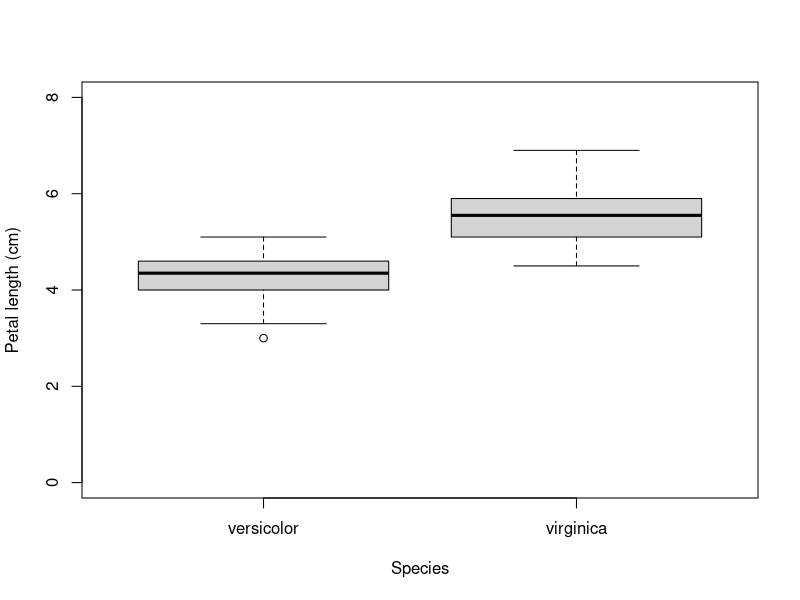
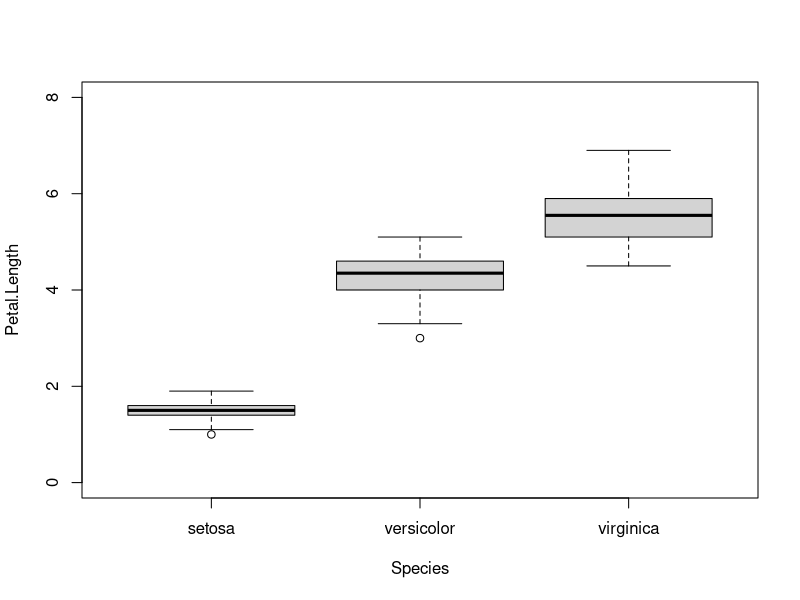
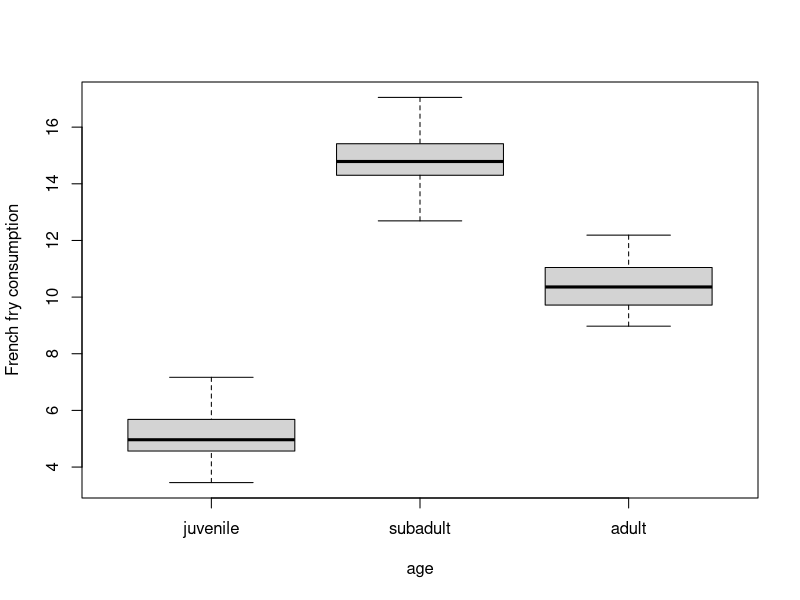
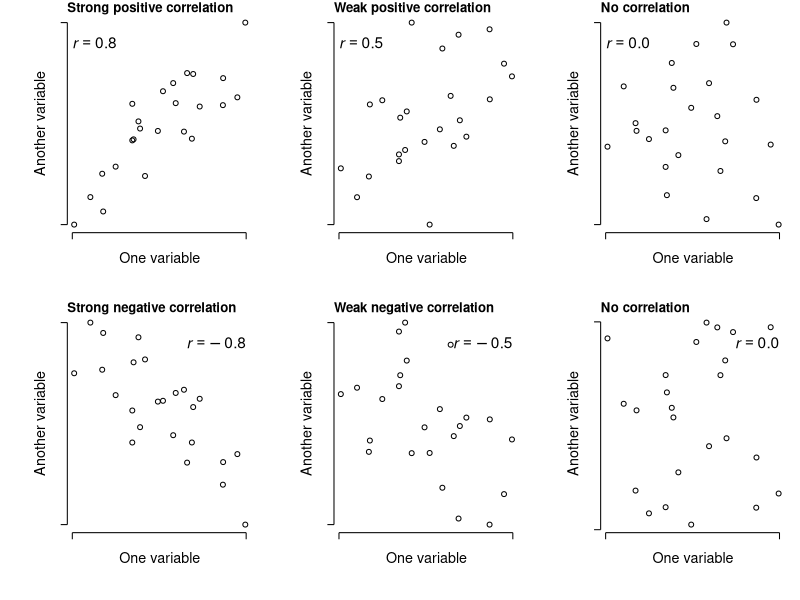
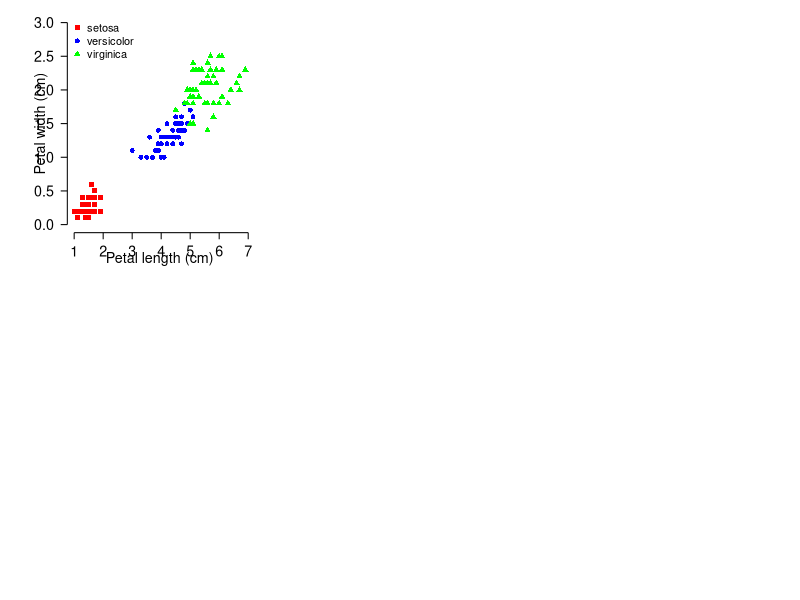
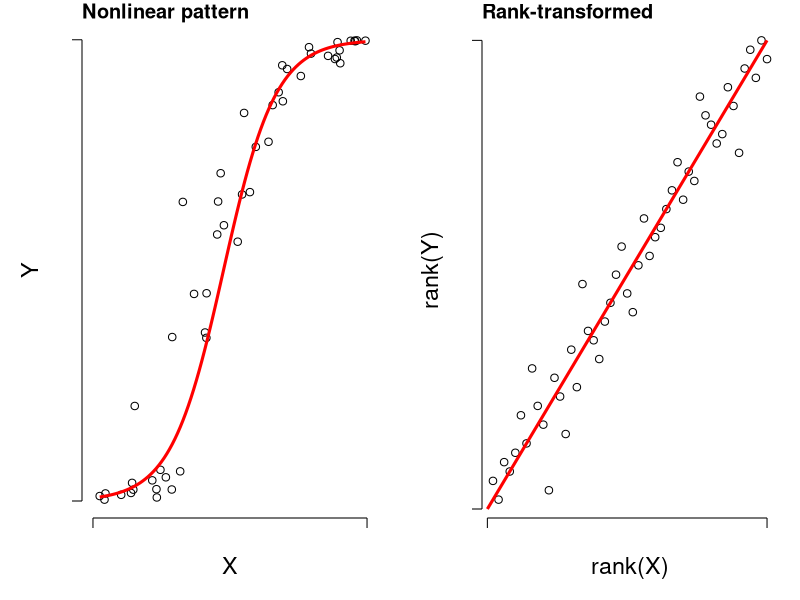
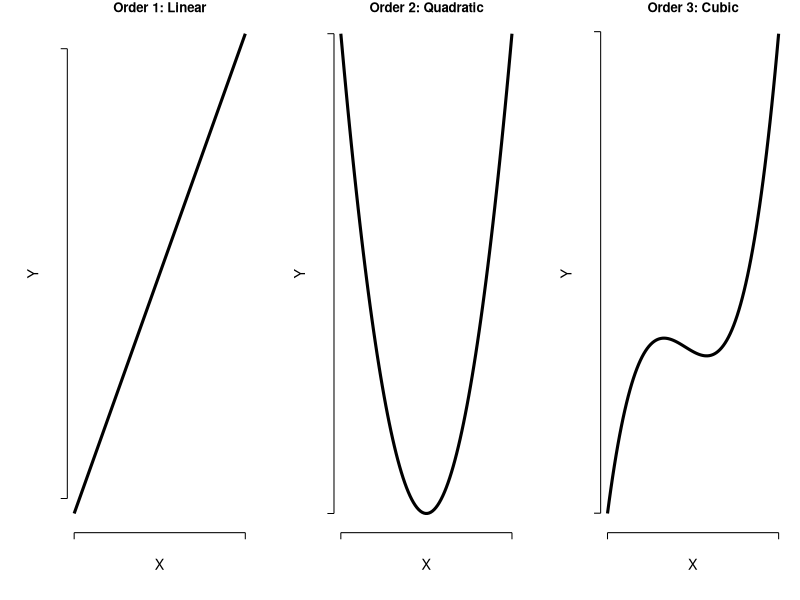
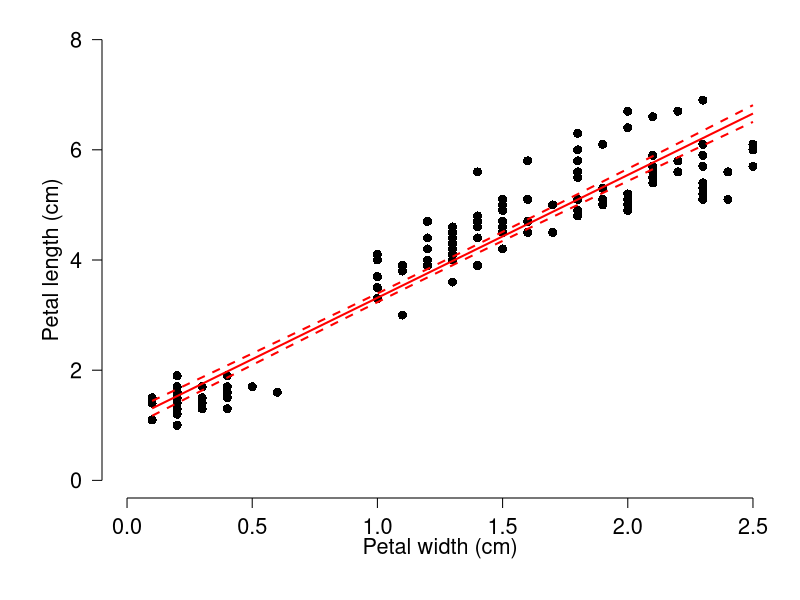

Here is the R script that generated these plots, in order:
## ---- chunk 1
#| collapse: true

# get some random values
# with mu = 0 and sigma = 1
# (standard normal distribution)
z <- rnorm(100)
## ---- chunk 2
# mean
mean(z)
## ---- chunk 3
# sd (==sqrt(var))
sd(z)
## ---- chunk 4
# variance (==sd^2)
var(z)
## ---- chunk 5
# quantiles 
## 20th percentile: 20% of values are <= this value
quantile(z, 0.2)
## ---- chunk 6
## 90th percentile: 90% of values are <= this value
quantile(z, 0.9)
## ---- chunk 7
# median
median(z)
## ---- chunk 8
# also the median
quantile(z, 0.5)
## ---- chunk 9
# IQR
IQR(z)
## ---- chunk 10
# calculate mean of each species
ag.petal <- aggregate(Petal.Length~Species, data=iris, mean)

# calculate sd of each species
ag.petal$SD <- aggregate(Petal.Length~Species, data=iris, sd)$Petal.Length
ag.petal
## ---- chunk 11
# count number of values >=3 with an anonymous function
ag3 <- aggregate(Petal.Length~Species, data=iris, 
                 function(x){length(which(x>=4))})
ag3
## ---- chunk 12
aggregate(Petal.Length~Species, data=iris, 
          function(z){length(which(is.na(z)))})
## ---- chunk 13
# make some data
set.seed(123) # ensures same numbers each time RNG is done
x1 <- rnorm(n=20, mean=10, sd=4)
x2 <- rnorm(n=20, mean=15, sd=4)

# run the test
t.test(x1, x2)
## ---- chunk 14
# grab 2 of the species in iris
use.species <- c("versicolor", "virginica")
iris.2spp <- iris[which(iris$Species %in% use.species),]

# remove the now-missing level of "setosa"
# (this will matter for the plot in the next code block)
iris.2spp$Species <- droplevels(iris.2spp$Species)

# run the t-test
t.test(Petal.Length~Species, data=iris.2spp)
## ---- chunk 15
#| fig-cap: "Boxplot showing that petal length is greater in *Iris virginica* than in *Iris versicolor*."
#| fig-alt:  "Boxplot showing that petal length is greater in Iris virginica than in Iris versicolor."
#| label: fig-ttestboxplot
#| 
boxplot(Petal.Length~Species, data=iris.2spp,
        xlab="Species", ylab="Petal length (cm)",
        ylim=c(0, 8))
## ---- chunk 16
mod1 <- aov(Petal.Length~Species, data=iris)
summary(mod1)
## ---- chunk 17
TukeyHSD(mod1)
## ---- chunk 18
#| fig-cap: "Boxplot showing that petal length is greater in *Iris versicolor* than in *Iris setosa*, and greater still in *Iris virginica*."
#| fig-alt:  "Boxplot showing that petal length is greater in *Iris versicolor* than in *Iris setosa*, and greater still in *Iris virginica*."
#| label: fig-ttestboxplot2

boxplot(Petal.Length~Species, data=iris, ylim=c(0, 8))
## ---- chunk 19
# make a copy of iris with an extra grouping variable
iris2 <- iris
iris2$Flower <- c("purple", "pink")

# fit the two-way ANOVA without interaction
mod2 <- aov(Petal.Length~Species+Flower, data=iris2)
summary(mod2)
## ---- chunk 20
TukeyHSD(mod2, which="Species")
## ---- chunk 21
ages <- c("juvenile", "subadult", "adult")
dx <- data.frame(age=rep(ages, each=20))
# tell R that this is an ordered factor
dx$age <- factor(dx$age, levels=ages, ordered=TRUE)

# compare this to iris$Species:
dx$age
## ---- chunk 22
#| fig-cap: "Boxplot showing that french fry consumption is greatest in subadults, less in adults, and lowest in juveniles."
#| fig-alt:  "Boxplot showing that french fry consumption is greatest in subadults, less in adults, and lowest in juveniles."
#| label: fig-ttestboxplot3

# add y values
dx$ff <- NA
dx$ff[which(dx$age=="juvenile")] <- rnorm(20, 5, 1)
dx$ff[which(dx$age=="subadult")] <- rnorm(20, 15, 1)
dx$ff[which(dx$age=="adult")] <- rnorm(20, 10, 1)

# inspect the data
boxplot(ff~age, data=dx, ylab="French fry consumption")
## ---- chunk 23
mod11 <- aov(ff~age, data=dx)
summary(mod11)
## ---- chunk 24
summary.lm(mod11)
## ---- chunk 25
# fit the two-way ANOVA WITH interaction
mod3 <- aov(Petal.Length~Species*Flower, data=iris2)
summary(mod3)
## ---- chunk 26
#| echo: false
#| fig-width: 9
#| fig-height: 6
#| fig-cap: "Illustration of possible positive and negative relationships between pairs of variables, with different levels of consistency (*r*)."
#| fig-alt:  "Illustration of possible positive and negative relationships between pairs of variables, with different levels of consistency (r)."
#| label: fig-correlations

set.seed(777)

ad <- function(x){
  res <- x + ifelse(any(x<0), abs(min(x)), 0)
  res <- res/max(res)
  return(res)
}

n <- 24
x <- runif(n, 0, 10)
y1 <- 1 + 2.3 * x + rnorm(n, 0, 3)
y1 <- ad(y1)
y2 <- 1 + 2.3 * x + rnorm(n, 0, 16)
y2 <- ad(y2)
y3 <- 1 + 2.3 * x + rnorm(n, 0, 64)
y3 <- ad(y3)

y4 <- 20 - 2.8 * x + rnorm(n, 0, 6)
y4 <- ad(y4)

y5 <- 20 - 2.8 * x + rnorm(n, 0, 15.5)
y5 <- ad(y5)

y6 <- runif(n)

par(mfrow=c(2,3), mar=c(5.1, 5.1, 1.1, 1.1), bty="n",
    lend=1, las=1, cex.axis=1.3, cex.lab=1.3,
    mgp=c(1.5, 1, 0))
plot(x, y1, xlab="One variable", ylab="Another variable", yaxt="n", xaxt="n")
text(0, 0.9, expression(italic(r)==0.8), adj=0, cex=1.4)
title(main="Strong positive correlation", adj=0)
axis(side=1, at=c(0, 10), labels=NA)
axis(side=2, at=c(0, 1), labels=NA)

plot(x, y2, xlab="One variable", ylab="Another variable", yaxt="n", xaxt="n")
text(0, 0.9, expression(italic(r)==0.5), adj=0, cex=1.4)
title(main="Weak positive correlation", adj=0)
axis(side=1, at=c(0, 10), labels=NA)
axis(side=2, at=c(0, 1), labels=NA)

plot(x, y3, xlab="One variable", ylab="Another variable", yaxt="n", xaxt="n")
text(0, 0.9, expression(italic(r)=="0.0"), adj=0, cex=1.4)
title(main="No correlation", adj=0)
axis(side=1, at=c(0, 10), labels=NA)
axis(side=2, at=c(0, 1), labels=NA)

plot(x, y4, xlab="One variable", ylab="Another variable", yaxt="n", xaxt="n")
text(10, 0.9, expression(italic(r)==-0.8), adj=1, cex=1.4)
title(main="Strong negative correlation", adj=0)
axis(side=1, at=c(0, 10), labels=NA)
axis(side=2, at=c(0, 1), labels=NA)

plot(x, y5, xlab="One variable", ylab="Another variable", yaxt="n", xaxt="n")
text(10, 0.9, expression(italic(r)==-0.5), adj=1, cex=1.4)
title(main="Weak negative correlation", adj=0)
axis(side=1, at=c(0, 10), labels=NA)
axis(side=2, at=c(0, 1), labels=NA)

plot(x, y6, xlab="One variable", ylab="Another variable", yaxt="n", xaxt="n")
text(10, 0.9, expression(italic(r)=="0.0"), adj=1, cex=1.4)
title(main="No correlation", adj=0)
axis(side=1, at=c(0, 10), labels=NA)
axis(side=2, at=c(0, 1), labels=NA)
## ---- chunk 27
# calculate linear correlation coefficient
cor(iris$Petal.Length, iris$Petal.Width)
## ---- chunk 28
cor.test(iris$Petal.Length, iris$Petal.Width)
## ---- chunk 29
#| fig-cap: "Example scatterplot using variables from iris, axis titles, symbology, and a legend."
#| fig-alt:  "Example scatterplot using variables from iris, axis titles, symbology, and a legend."
#| label: fig-scatterplot1

# spare copy to work on
dx <- iris

# assign colors
iris.species <- sort(unique(dx$Species))
use.colors <- c("red", "blue", "green")
names(use.colors) <- iris.species
dx$color <- use.colors[dx$Species]

# assign symbols
use.symbols <- 15:17
names(use.symbols)
dx$symbol <- use.symbols[dx$Species]

# use par to set some nice options
par(
  mar=c(5.1, 5.1, 1.1, 1.1), # better margins
  bty="n",                   # remove outer box
  las=1)                     # number orientation
plot(dx$Petal.Length, dx$Petal.Width,
     xlab="Petal length (cm)",
     ylab="Petal width (cm)",
     pch=dx$symbol, col=dx$color,
     ylim=c(0, 3))
legend("topleft", legend=iris.species,
       pch=use.symbols, col=use.colors,
       bty="n")

## ---- chunk 30
#| echo: FALSE
#| fig.width: 8
#| fig.height: 4
#| fig-cap: "Left: illustration of a nonlinear correlation. Right: When values are rank-transformed, the nonlinear trend becomes linear."
#| fig-alt:  "Left: illustration of a nonlinear correlation. Right: When values are rank-transformed, the nonlinear trend becomes linear."
#| label: fig-nonlinear

set.seed(123)
n <- 50
x <- runif(n, 0, 5)

y1 <- 1 + x*2.1 + rnorm(n, 0, 1)
y2 <- (13*x)/(1.5+x)+rnorm(n, 0, 1)
y2 <- plogis(y1-6)

par(mfrow=c(1,2), mar=c(4.1, 4.1, 1.1, 1.1),
    lend=1, las=1, bty="n", cex.lab=1.4, mgp=c(2, 1, 0))

plot(x, y2, xlim=c(0, 5), xaxt="n", yaxt="n",
    xlab="X", ylab="Y")
seqx <- seq(min(x), max(x), length=100)
points(seqx, plogis(2.1*seqx-5), type="l", lwd=3, col="red")
axis(side=1, at=c(0, 5), labels=NA)
axis(side=2, at=c(0, 1), labels=NA)
title(main="Nonlinear pattern", adj=0)

plot(rank(x), rank(y2), xaxt="n",
    xlab="rank(X)", ylab="rank(Y)", yaxt="n")
axis(side=1, at=c(0, 50), labels=NA)
axis(side=2, at=c(0, 50), labels=NA)
segments(0, 0, 50, 50, lwd=3, col="red")
title(main="Rank-transformed", adj=0)

## ---- chunk 31
# just the correlation
cor(iris$Petal.Length, iris$Sepal.Width, method="spearman")
## ---- chunk 32
# significance test
cor.test(iris$Petal.Length, iris$Sepal.Width, method="spearman")
## ---- chunk 33
#| echo: false
#| fig.width: 9
#| fig.height: 3
#| fig-cap: "Curve shapes produced by polynomial equations of order 1, 2, and 3: linear, quadratic, and cubic, respectively."
#| fig-alt:  "Curve shapes produced by polynomial equations of order 1, 2, and 3: linear, quadratic, and cubic, respectively."
#| label: fig-polynomials1


x1 <- seq(-4, 4, length=100)
y1 <- 1 + 0.8*x1

x2 <- x1
y2 <- -1 + 0.5*x2^2
x3 <- seq(-6, 5, length=100)
y3 <- (0.25*x3^3) + (0.75*x3^2) -0.66*x3 -2

par(mfrow=c(1,3), mar=c(5.1, 5.1, 1.1, 1.1), cex.lab=1.3, cex.axis=1.3,
    bty="n", lend=1, las=1)
plot(x1, y1, type="l", lwd=3, xaxt="n", yaxt="n", xlab="X", ylab="Y")
axis(side=1, at=c(-4, 4), labels=NA)
axis(side=2, at=c(-2,4), labels=NA)
title(main="Order 1: Linear")
plot(x1, y2, type="l", lwd=3, xaxt="n", yaxt="n", ylim=c(-1,7), xlab="X", ylab="Y")
axis(side=1, at=c(-4, 4), labels=NA)
axis(side=2, at=c(-1,7), labels=NA)
title(main="Order 2: Quadratic")
plot(x3, y3, type="l", lwd=3, xaxt="n", yaxt="n", xlab="X", ylab="Y")
axis(side=1, at=c(-6, 5), labels=NA)
axis(side=2, at=c(-25, 45), labels=NA)
title(main="Order 3: Cubic")


## ---- chunk 34
# fit a linear regression model
mod5 <- lm(Petal.Length~Petal.Width, data=iris)
## ---- chunk 35
# test for significance of terms
anova(mod5)
## ---- chunk 36
# see estimates of parameter coefficients
summary(mod5)
## ---- chunk 37
#| fig-cap: "Data plotted with the trendline (solid) and its 95% confidence interval (dashed)."
#| fig-alt:  "Data plotted with the trendline (solid) and its 95% confidence interval (dashed)."
#| label: fig-scattertrend


# generate x values over which to draw trendline
n <- 100
px <- seq(min(iris$Petal.Width), max(iris$Petal.Width), length=n)

# put in a data frame with same variable names as in the model
prx <- data.frame(Petal.Width=px)

# calculate predicted values and their SE
pred <- predict(mod5, newdata=prx, se.fit=TRUE)

# put predicted value and 95% confidence limits into data frame
# safest method is to draw quantiles from normal distribution
# defined by predicted value (pred$fit) and SEs (pred$se.fit)
prx$mn <- qnorm(0.5, mean=pred$fit, sd=pred$se.fit)
prx$lo <- qnorm(0.025, mean=pred$fit, sd=pred$se.fit)
prx$up <- qnorm(0.975, mean=pred$fit, sd=pred$se.fit)

# make the plot
## include some par options for a more professional figure
## see ?par for definitions
par(mfrow=c(1,1), mar=c(5.1, 5.1, 1.1, 1.1), 
    lend=1, las=1, bty="n", cex.axis=1.3, cex.lab=1.3)
## make the base plot
plot(iris$Petal.Width, iris$Petal.Length, pch=16, cex=1.2,
     xlab="Petal width (cm)", ylab="Petal length (cm)",
     xlim=c(0, 2.5), ylim=c(0, 8))
## add trendline and 95% confidence limits as lines with points(...,type="l")
points(prx$Petal.Width, prx$lo, type="l", lwd=2, col="red", lty=2)
points(prx$Petal.Width, prx$up, type="l", lwd=2, col="red", lty=2)
points(prx$Petal.Width, prx$mn, type="l", lwd=2, col="red")

## ---- chunk 38
mod6 <- lm(Petal.Length~Petal.Width + Sepal.Width, data=iris)
summary(mod6)
## ---- chunk 39
# simulation parameters
set.seed(42)
n <- 30
beta0_a <- 2
beta0_b <- 6
beta1_a <- 1.4
beta1_b <- 2.5
sigma_res <- 2

# groups A and B start in separate data frames
data_a <- data.frame(group="A", col="red", pch=15, x=runif(n, 5, 20))
data_b <- data.frame(group="B", col="blue", pch=16, x=runif(n, 5, 20))

# add expected values
data_a$ey <- beta0_a + beta1_a * data_a$x
data_b$ey <- beta0_b + beta1_b * data_b$x

# combine to single data frame
data_all <- rbind(data_a, data_b)

# add residuals
data_all$y <- data_all$ey + rnorm(n*2, mean=0, sd=sigma_res)

# and make a plot to inspect our data
plot(data_all$x, data_all$y, col=data_all$col, pch=data_all$pch,
     xlim=c(0, 20), ylim=c(0, 60))
## ---- chunk 40
# fit the model. Notice the * to specify an interaction
mod7 <- lm(y~x*group, data=data_all)

# test significance of terms
anova(mod7)
## ---- chunk 41
summary(mod7)
## ---- chunk 42
#| fig-cap: "Plot of Y vs. X with groups A and B in the data, where the groups have different slopes. This illustrations ANCOVA with an interaction between X and group."
#| fig-alt:  "Plot of Y vs. X with groups A and B in the data, where the groups have different slopes. This illustrations ANCOVA with an interaction between X and group."
#| label: fig-ancovatrend

# get x sequence within the x domain of each group
pxa <- seq(min(data_all$x[data_all$group=="A"]),
           max(data_all$x[data_all$group=="A"]),
           length=100)
pxb <- seq(min(data_all$x[data_all$group=="B"]),
           max(data_all$x[data_all$group=="B"]),
           length=100)
# put in data frames
prxa <- data.frame(group="A", x=pxa)
prxb <- data.frame(group="B", x=pxb)

# calculate predictions
preda <- predict(mod7, newdata=prxa, se.fit=TRUE)
predb <- predict(mod7, newdata=prxb, se.fit=TRUE)

# add to data frames
prxa$mn <- qnorm(0.5, preda$fit, preda$se.fit)
prxa$lo <- qnorm(0.025, preda$fit, preda$se.fit)
prxa$up <- qnorm(0.975, preda$fit, preda$se.fit)

prxb$mn <- qnorm(0.5, predb$fit, predb$se.fit)
prxb$lo <- qnorm(0.025, predb$fit, predb$se.fit)
prxb$up <- qnorm(0.975, predb$fit, predb$se.fit)

# make the plot
par(mar=c(5.1, 5.1, 1.1, 1.1), bty="n", las=1, lend=1,
    cex.axis=1.3, cex.lab=1.3)
plot(data_all$x, data_all$y, col=data_all$col, pch=data_all$pch,
     xlim=c(0, 20), ylim=c(0, 60))
points(prxa$x, prxa$mn, type="l", lwd=2, col="red")
points(prxa$x, prxa$lo, type="l", lwd=2, col="red", lty=2)
points(prxa$x, prxa$up, type="l", lwd=2, col="red", lty=2)
points(prxb$x, prxb$mn, type="l", lwd=2, col="blue")
points(prxb$x, prxb$lo, type="l", lwd=2, col="blue", lty=2)
points(prxb$x, prxb$up, type="l", lwd=2, col="blue", lty=2)
legend("topleft", legend=c("Group A", "Group B"),
       pch=c(15, 16), col=c("red", "blue"), cex=1.4,
       bty="n")
## ---- chunk 43
#| fig-cap: "Plot of simulated count data, where $Y$ increases with $X$."
#| fig-alt:  "Plot of simulated count data, where Y increases with X."
#| label: fig-poissonglm1


# simulate some data
set.seed(321)
n <- 60
dx <- data.frame(x=runif(n, 0, 20))
beta0 <- 1.3
beta1 <- 0.65
dx$eta <- beta0 + beta1*dx$x
dx$y <- rpois(n, dx$eta)

# check the data
plot(dx$x, dx$y, ylim=c(0, 25))
## ---- chunk 44
# fit the model
mod8 <- glm(y~x, data=dx, family=poisson(link="log"))

# fit a null model with no predictors, for comparison
mod8.null <- glm(y~1, data=dx, family=poisson(link="log"))

# Omnibus test: likelihood ratio test vs. null model 
anova(mod8.null, mod8, test="Chisq")
## ---- chunk 45
summary(mod8)
## ---- chunk 46
#| fig-cap: "Plot of simulated count data, where $Y$ increases with $X$, with a correctly generated trendline (red, smooth) and an incorrect trendline (blue, stepwise)."
#| fig-alt:  "Plot of simulated count data, where Y increases with X, with a correctly generated trendline (red, smooth) and an incorrect trendline (blue, stepwise)."
#| label: fig-poissonglm2

# x values
px <- seq(min(dx$x), max(dx$x), length=100)
# data frame
prx <- data.frame(x=px)
# predictions the correct way
pred.correct <- predict(mod8, newdata=prx, se.fit=TRUE, type="link")
prx$mn.correct <- exp(qnorm(0.5, pred.correct$fit, pred.correct$se.fit))
prx$mn.wrong1 <- qpois(0.5, exp(pred.correct$fit))

# predictions the wrong way
# (not plotted)
pred.wrong <- predict(mod8, newdata=prx, type="response")
prx$mn.wrong2 <- qpois(0.5, pred.wrong)

par(mar=c(5.1, 5.1, 1.1, 1.1), bty="n")
plot(dx$x, dx$y, pch=16, cex=1.5, ylim=c(0, 25))
points(prx$x, prx$mn.correct, type="l", lwd=3, col="red")
points(prx$x, prx$mn.wrong1, type="l", lwd=3, col="blue")
legend("topleft", legend=c("Correct", "Wrong"),
       lwd=3, col=c("red", "blue"), bty="n")

## ---- chunk 47
#| fig-cap: "Plot of simulated binary response data, where p(y=1) appears to increase with x."
#| fig-alt:  "Plot of simulated binary response data, where p(y=1) appears to increase with x."
#| label: fig-logistic1

set.seed(234)
n <- 60
dx <- data.frame(x=runif(n, 0, 12))
beta0 <- -4.3
beta1 <- 0.72
dx$eta <- beta0 + beta1*dx$x
dx$p <- plogis(dx$eta)
dx$y <- rbinom(n, 1, dx$p)

# check the data
plot(dx$x, dx$y, ylim=c(0, 1))
## ---- chunk 48
mod9 <- glm(y~x, data=dx, family=binomial(link="logit"))

summary(mod9)
## ---- chunk 49
#| include: false
#| message: false

library(pROC)
## ---- chunk 50
#| fig-cap: "Receiver operating characteristic (ROC) curve for a logistic regression on simulated data. The area under the curve (AUC) is a measure of predictive accuracy."
#| fig-alt:  "Receiver operating characteristic (ROC) curve for a logistic regression on simulated data. The area under the curve (AUC) is a measure of predictive accuracy."
#| label: fig-logistic2
#| 
p9 <- predict(mod9, type="response")
roc9 <- roc(dx$y~p9, plot=TRUE, print.auc=TRUE)
## ---- chunk 51
#| fig-cap: "Plot of simulated binary response data, where p(y=1) appears to increase with x, with red trendline predicted by the model."
#| fig-alt:  "Plot of simulated binary response data, where p(y=1) appears to increase with x, with red trendline predicted by the model."
#| label: fig-logistic3
#| 
px <- seq(min(dx$x), max(dx$x), length=100)
prx <- data.frame(x=px)
pred <- predict(mod9, newdata=prx, type="link", se.fit=TRUE)
prx$mn <- plogis(qnorm(0.5, pred$fit, pred$se.fit))

plot(dx$x, dx$y, ylim=c(0, 1))
points(prx$x, prx$mn, type="l", lwd=3, col="red")
## ---- chunk 52
#| fig-cap: "Plot of simulated binomial (proportion) response data, where y decreases as x increases."
#| fig-alt:  "Plot of simulated binomial (proportion) response data, where y decreases as x increases."
#| label: fig-binom1
#| 
set.seed(123)
n <- 50
dx <- data.frame(x=runif(n, 0, 10))
dx$z <- 3 + -0.75*x + rnorm(n, 0, 1)

# inverse logit
dx$y <- round(plogis(dx$z), 1)

# weights = sample sizes
# use same size for each observation for simplicity
dx$wts <- rep(10, n)

# plot of a proportion (y) vs. a predictor (x)
plot(dx$x, dx$y)
## ---- chunk 53
mod10 <- glm(y~x, data=dx, family=binomial, weights=wts)
summary(mod10)
## ---- chunk 54
1-mod10$deviance/mod10$null.deviance
## ---- chunk 55
# make an R version of the matrix above
# make a matrix from the table above
a <- matrix(c(17,6,3,4,4,14), byrow=TRUE, nrow=3)
a
## ---- chunk 56
fisher.test(a)
## ---- chunk 57
# make a matrix from the table above
a <- matrix(c(17,6,3,4,4,14), byrow=TRUE, nrow=3)

# run the test
chisq.test(a)
## ---- chunk 58
cq1 <- chisq.test(a)
## ---- chunk 59
cq1$expected
